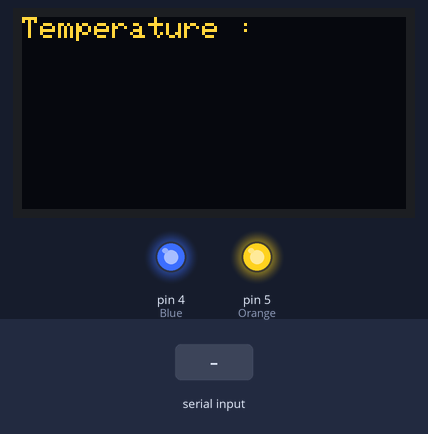
Bench run of a sketch on a simulated Arduino Uno, built with avr-gcc and run on an emulated ATmega328P. On the bench: 128×64 one-colour display, output pins drawn as LEDs (lit = HIGH). The test bench sets the inputs (shaded band). The OLED is the two-colour kind (top 16 rows yellow); what the sketch prints to the serial monitor is not drawn.

Above: at 1.7 s.
1.8 s: "1" received over the second serial link
At 1.86 s:
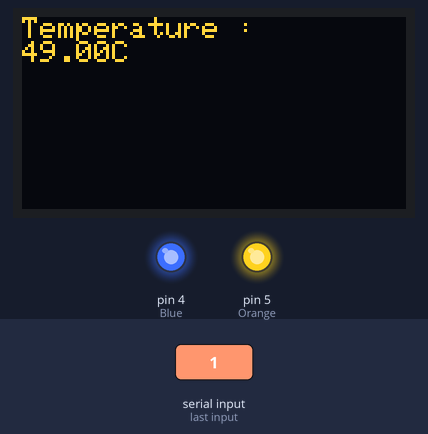
3.3 s: "0" received over the second serial link
4.8 s: "2" received over the second serial link
At 4.84 s:
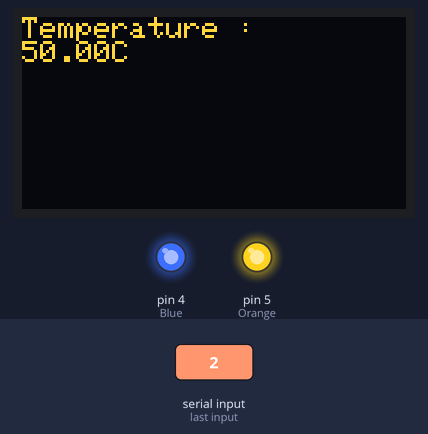
Timing chart, 0 to 7.8 s (numbered marks = the images above; inputs shaded):
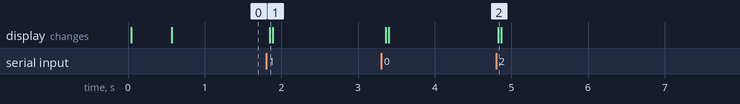

The sketch:

ZBRxDisp03.ino
```cpp
//#include <SPI.h>
//#include <Wire.h>
//#include <Adafruit_GFX.h>
#include <Adafruit_SSD1306.h>
#include <SoftwareSerial.h>

#define SCREEN_WIDTH 128 // OLED display width, in pixels
#define SCREEN_HEIGHT 64 // OLED display height, in pixels

//#define SDA 21
//#define SCL 22

Adafruit_SSD1306 display = Adafruit_SSD1306(128, 64, &Wire);
SoftwareSerial xbeeSerial(16, 17); //RX, TX 2 3

double reciveChar = 'x';

void setup() {
  Serial.begin(9600);
  xbeeSerial.begin(9600);
  delay(10);

  pinMode(4, OUTPUT);            // Blue
  pinMode(5, OUTPUT);            // Orange

  digitalWrite(4, HIGH);
  digitalWrite(5, HIGH);

  if (!display.begin(SSD1306_SWITCHCAPVCC, 0x3C)) { // Address 0x3C for 128x64
    Serial.println(F("SSD1306 allocation failed"));
    for (;;)
      ; // Don't proceed, loop forever
  }
  //  display.display();
  delay(500); // Pause for 2 seconds
  display.setTextSize(1);
  display.setTextColor(WHITE);
  display.setRotation(0);
  display.clearDisplay();

}

void loop() {

  display.clearDisplay();
  display.setCursor(0, 0);
   display.println("Temperature : ");
  if (xbeeSerial.available() > 0) {
  //  display.println("Temperature : ");

    reciveChar = xbeeSerial.read();
  display.print(reciveChar);
 // display.print('167');
  display.print("C");
  Serial.println(reciveChar);

  }


//
//  if (reciveChar == '+')
//  {
//    digitalWrite(4, HIGH);
//    reciveChar = 'b';
//  }
//  else
//  {
//    digitalWrite(4, LOW);
//  }

 display.display();
   delay(10);
}
```

Measured:
- after the input at 1.8 s, the display: changes after 0.05 s (image 1)
- after the input at 4.8 s, the display: changes at once (image 2)
